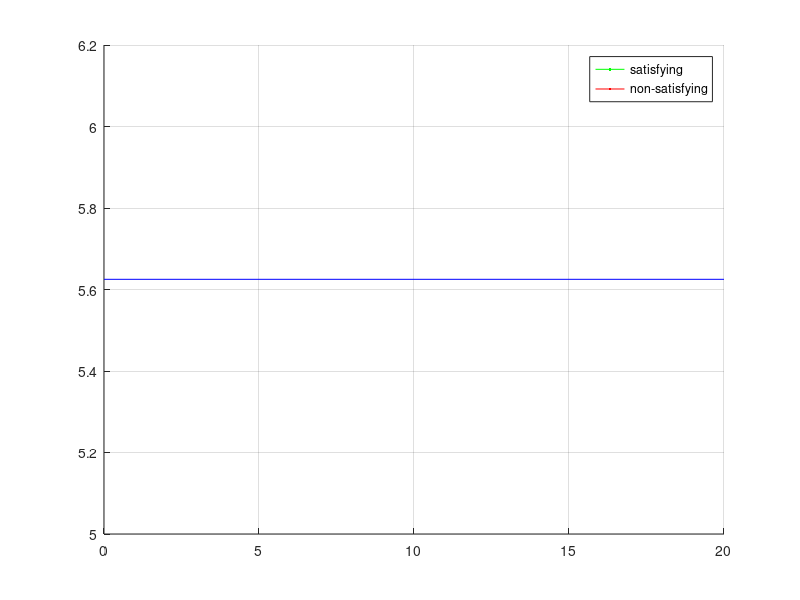

The MATLAB script that drew this image: (Note: this script raises an error after producing the figure.)
%% Results from PYCASSE
% xe__0 0
% ve__0 0
% xl__0 50
% vl__0 0
% p 0.99375
% c 5.625
% b_a 5
% b_g 0.0259274
% The set of optimal parameter values is {'p': 0.99375, 'c': 5.625} with the cost -105.0 and the robustness estimate 0.025927381851941433.
% Time elaspsed for MILP: 433.7607808113098 [seconds].

%% MATLAB Simulation
% Clear workspace 
clf

% Initialize constants
simu_T = 10;
delta_t = 0.5;
H = simu_T/delta_t;
d_safe = 10;
sigma_al = 0.5;
thres = 5.625;
M = 10^5;

% Define System Dynamics
K = 0.5;
tau = 1.6;
A = [1 delta_t 0 0; 0 1 0 0; 0 0 1 delta_t; 0 0 0 1];
B = [0; delta_t; 0; 0];
C = [-1 0 1 0; 0 -1 0 1; 0 1 0 0];
D = [K K -tau*K];
E = -d_safe*K;
w_mean = [0; 0; 0; 0];
Q = [0 0 0 0; 0 0 0 0; 0 0 0 0; 0 0 0 (sigma_al*delta_t)^2];
v_mean = [0; 0; 0];
R = [1^2 0 0; 0 1^2 0; 0 0 0.5^2];

d_hist = zeros(1,H+1);
ve_hist = zeros(1,H+1);
count = 0;

% Initialize figure
figure(1)
hold on
grid on
plot(inf, 'g')
plot(inf, 'r')
legend('satisfying','non-satisfying','AutoUpdate','off')
plot(0:H, thres.*ones(1,H+1), 'b');
ax = gca;
ax.FontSize = 14;
xlabel('Time [s]', 'FontSize', 14);
xlim([0 simu_T])
ylabel('d [m]', 'FontSize', 14)
% ylim([0 15]);

% Simulate
tic
for j = 1:M
    for i = 0:H
        if i == 0
            x = [0; 0; 50; 0];
%             x = [0; 30; 58; 25];
            z = C*x + mvnrnd(v_mean, R)';
            u = D*z + E;
        else
            w = mvnrnd(w_mean, Q)';
%             w = zeros(4,1);
%             w(4) = 0.2*sin(0.2*delta_t*i);
            x = A*x + B*u + w;
            z = C*x + mvnrnd(v_mean, R)';
            u = D*z + E;
        end

    %     if x(2) > 30
    %         u = 0;
    %     elseif x(2)+delta_t*u > 30
    %         u = (30-x(2))/delta_t;
    %     end
    %     
    %     if u > 2
    %         u = 2;
    %     elseif u < -3
    %         u = -3;
    %     end

        d_hist(i+1) = x(3) - x(1);
        ve_hist(i+1) = x(2);
    end
    
    if min(d_hist) < thres
        plot(0:delta_t:simu_T, d_hist, 'r');
        count = count + 1;
    else
        plot(0:delta_t:simu_T, d_hist, 'g');
    end
end
hold off
toc